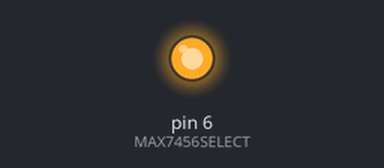
This sketch was run on a simulated Arduino Uno, built with avr-gcc and run on an emulated ATmega328P. On the bench: output pins drawn as LEDs (lit = HIGH). Pins used as bus, display or sensor lines are not drawn.

Above: at 1.0 s.
Timing chart, 0 to 2.5 s (numbered marks = the images above):
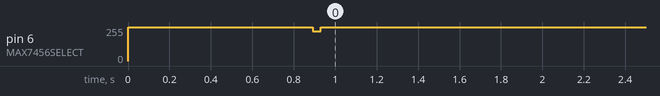

Measured:
- by itself, pin 6 (MAX7456SELECT): 255/255 → 224/255 at 0.89 s, → 255/255 0.04 s later

The sketch:

MY_STATIC_OSD_V1.0.ino
```cpp
/*
  Program     : MY_STATIC_OSD.INO
  Version     : V1.0
  Date        : 12th Jan 2020
  Creator     : Stephen McBain M5SJM
  Description : This code will add simple text as an overlay using the minimOSD module or MAX7456OSD Module. Based on the sketch in CQ-DATV ed.12.
*/

#include "MAX7456OSD.H"                   // Register names for MAX7456 device

// MAX7456 SPI pins
#define DATAOUT 		11	  // MOSI
#define DATAIN 			12	  // MISO
#define SPICLOCK 		13	  // SCK
#define MAX7456SELECT 		6         // SS
#define MAX7456RESET 		10
int callshow = 0;
int textshown = 1;

//Edit the below lines to change text times 1 and 2
const char *line1 = "callsign - name - locator";
const char *line2 = "2m TalkBack 144.750MHz";
int largecall = 1;
int sixdigitcall = 0;
int callshowtime = 10000;

//--------------------------------------------------------------------------------------------
void setup()
{
  byte spi_junk;
  int x;
  int i;

  pinMode(MAX7456RESET,OUTPUT);
  digitalWrite(MAX7456RESET,HIGH);

  pinMode(MAX7456SELECT,OUTPUT);
  digitalWrite(MAX7456SELECT,HIGH);  		// Disable device

  pinMode(DATAOUT, OUTPUT);
  pinMode(DATAIN, INPUT);
  pinMode(SPICLOCK,OUTPUT);

  // SPCR = 01010000
  //interrupt disabled,spi enabled,msb 1st,master,clk low when idle,
  //sample on leading edge of clk,system clock/4 rate (4 meg)
  SPCR = (1<<SPE)|(1<<MSTR);
  spi_junk=SPSR;
  spi_junk=SPDR;
  delay(250);

  // Force soft reset on Max7456
  digitalWrite(MAX7456SELECT,LOW);
  spi_transfer(VM0_reg);
  spi_transfer(MAX7456_RESET);
  digitalWrite(MAX7456SELECT,HIGH);
  delay(500);

  // Set all rows to same character white level, 90%
  digitalWrite(MAX7456SELECT,LOW);
  for (x = 0; x < MAX_screen_rows; x++)
  {
    spi_transfer(x + 0x10);
    spi_transfer(WHITE_level_90);
  }

  // Make sure the Max7456 is enabled
  spi_transfer(VM0_reg);
  spi_transfer(VERTICAL_SYNC_NEXT_VSYNC|OSD_ENABLE|VIDEO_MODE_PAL);
  digitalWrite(MAX7456SELECT,HIGH);
  delay(100);
}

//-------------------------------------------------------------------------------------------- ASCII Table Conversion

void Max7456()
{
  if(textshown == 0)
  {
    OSD_Clear();
    OSD_write_to_screen(line1, 2, 1, 0, 0);
    OSD_write_to_screen(line2, 2, 2, 0, 0);
    textshown = 1;
  }
  if(largecall == 1)
  {
    if(callshow == 0)
    {
      OSD_Clear();
      OSD_write_to_screen(line1, 2, 1, 0, 0);
      OSD_write_to_screen(line2, 2, 2, 0, 0);
      Callsign(); // Write out message for non ASCII Characters
      callshow = 1;
      textshown = 0;
    }
  } else {
   textshown = 0;
  }
  spi_transfer(VM0_reg);
  spi_transfer(VERTICAL_SYNC_NEXT_VSYNC|OSD_ENABLE|SYNC_MODE_AUTO);
  digitalWrite(MAX7456SELECT,HIGH);
}
byte convert_ascii (int character)
{
// ASCII Lookup table

 byte lookup_char;

  if (character == 32)
    lookup_char = 0x00; // blank space
  else if (character == 48)
    lookup_char = 0x0a; // 0
  else if ((character > 48) && (character < 58))
    lookup_char = (character - 48); // 1-9
  else if ((character > 64) && (character < 91))
    lookup_char = (character - 54); // A-Z
  else if ((character > 96) && (character < 123))
    lookup_char = (character - 60); // a-z
  else if (character == 34)
    lookup_char = 0x48; // "
  else if (character == 39)
    lookup_char = 0x46; // '
  else if (character == 40)
    lookup_char = 0x3f; // (
  else if (character == 41)
    lookup_char = 0x40; // )
  else if (character == 44)
    lookup_char = 0x45; // ,
  else if (character == 45)
    lookup_char = 0x49; // -
  else if (character == 46)
    lookup_char = 0x41; // .
  else if (character == 47)
    lookup_char = 0x47; // /
  else if (character == 58)
    lookup_char = 0x44; // :
  else if (character == 59)
    lookup_char = 0x43; // ;
  else if (character == 60)
    lookup_char = 0x4a; // <
  else if (character == 62)
    lookup_char = 0x4b; // >
  else if (character == 63)
    lookup_char = 0x42; // ?
  else if (character == 64)
    lookup_char = 0x4c; // @
  else
    lookup_char = 0x00; // out of range, blank space

 return (lookup_char);
}

//-------------------------------------------------------------------------------------------- Clear Captions

void OSD_Clear()
{
  digitalWrite(MAX7456SELECT,LOW);
  spi_transfer(DMM_reg);
  spi_transfer(CLEAR_display);
  digitalWrite(MAX7456SELECT,HIGH);
}

// ============================================================ Write Text string to screen
// Text, X & Y,Blink,Invert

void OSD_write_to_screen(const char s[], byte x, byte y, byte blink, byte invert)
{

  unsigned int linepos;
  byte local_count;
  byte settings, char_address_hi, char_address_lo;
  byte screen_char;

  local_count = 0;

  char_address_hi = 0;
  char_address_lo = 0;

  // convert X,Y to line position
  linepos = y*30+x;

  // divide in to hi & lo byte
  char_address_hi = linepos >> 8;
  char_address_lo = linepos;

  settings = B00000001;

  // set blink bit
  if (blink) {
    settings |= (1 << 4);	 // forces nth bit of x to be 1.  all other bits left alone.
  }
  // set invert bit
  if (invert){
    settings |= (1 << 3);	 // forces nth bit of x to be 1.  all other bits left alone.
  }

  digitalWrite(MAX7456SELECT,LOW);

  spi_transfer(DMM_reg);         //dmm
  spi_transfer(settings);

  spi_transfer(DMAH_reg);        // set start address high
  spi_transfer(char_address_hi);

  spi_transfer(DMAL_reg);       // set start address low
  spi_transfer(char_address_lo);

  while(s[local_count]!='\0')   // write out full screen
  {
    screen_char = s[local_count];
    screen_char= convert_ascii(screen_char);
    spi_transfer(DMDI_reg);
    spi_transfer(screen_char);
    local_count++;
  }

  spi_transfer(DMDI_reg);
  spi_transfer(END_string);

  spi_transfer(VM0_reg); // turn on screen next vertical.
  spi_transfer(ENABLE_display_vert);
  digitalWrite(MAX7456SELECT,HIGH);

  }

// -------------------------------------------------------------------------------------------- Print MAX7456 NVRAM Character from Hex code
// First byte is the HEX code, X Position, Y Position, Blink Char, Invert Char
// Example: -
//
//                  printMax7456Char(0xF9,5,6,0,0);    // Speaker Icon


void printMax7456Char(const byte address, byte x, byte y, byte blink, byte inv)
{
	byte ad = address;
	OSD_printchrs(&ad,1,x,y,blink,inv);
}

void OSD_printchrs(byte chars[],byte size, byte x, byte y, byte blink, byte invert)
{

  unsigned int linepos;
  byte local_count;
  byte settings, char_address_hi, char_address_lo;
  byte screen_char;
  byte currentCharMax7456;

  local_count = 0;

  char_address_hi = 0;
  char_address_lo = 0;

  // convert X,Y to line position
  linepos = y*30+x;

  // divide in to hi & lo byte
  char_address_hi = linepos >> 8;
  char_address_lo = linepos;

  settings = B00000001;

  // set blink bit
  if (blink) {
    settings |= (1 << 4);	                 // forces nth bit of x to be 1.  all other bits left alone.
  }
  // set invert bit
  if (invert){
    settings |= (1 << 3);	                // forces nth bit of x to be 1.  all other bits left alone.
  }

  digitalWrite(MAX7456SELECT,LOW);

  spi_transfer(DMM_reg);                       //dmm
  spi_transfer(settings);

  spi_transfer(DMAH_reg);                      // set start address high
  spi_transfer(char_address_hi);

  spi_transfer(DMAL_reg);                     // set start address low
  spi_transfer(char_address_lo);

  for(int i = 0; i < size ; i++)
  {
    currentCharMax7456 = chars[i];
    spi_transfer(DMDI_reg);
    spi_transfer(currentCharMax7456);
  }

  spi_transfer(DMDI_reg);
  spi_transfer(END_string);

  spi_transfer(VM0_reg);                       // turn on screen next vertical.
  spi_transfer(ENABLE_display_vert);
  digitalWrite(MAX7456SELECT,HIGH);
  }

//--------------------------------------------------------------------------------------------

void spi_writereg(byte r, byte d) {
  spi_transfer(r);
  spi_transfer(d);
}

//--------------------------------------------------------------------------------------------

byte spi_transfer(volatile byte data)
{
  SPDR = data;			  // Start the transmission
  while (!(SPSR & (1<<SPIF)))     // Wait for the end of transmission
  {
  };
  return SPDR;			  // return the received byte
}


//--------------------------------------------------------------------------------------------
// These characters have no ASCII equivalent.
// Use the MAX7456charwizard.Jar Software to get the Hex code for the character you require

void Callsign()
{
  //1st digit
   printMax7456Char(0x78,1,3,0,0);      // 2L1
   printMax7456Char(0x79,2,3,0,0);      // 2L1
   printMax7456Char(0x7A,3,3,0,0);      // 2L1
   printMax7456Char(0x7B,4,3,0,0);      // 2L1

   printMax7456Char(0x88,1,4,0,0);      // 2L2
   printMax7456Char(0x89,2,4,0,0);      // 2L2
   printMax7456Char(0x8A,3,4,0,0);      // 2L2
   printMax7456Char(0x8B,4,4,0,0);      // 2L2

   printMax7456Char(0x98,1,5,0,0);      // 2L3
   printMax7456Char(0x99,2,5,0,0);      // 2L3
   printMax7456Char(0x9A,3,5,0,0);      // 2L3
   printMax7456Char(0x9B,4,5,0,0);      // 2L3

   printMax7456Char(0xA8,1,6,0,0);      // 2L4
   printMax7456Char(0xA9,2,6,0,0);      // 2L4
   printMax7456Char(0xAA,3,6,0,0);      // 2L4
   printMax7456Char(0xAB,4,6,0,0);      // 2L4

   //2nd digit
   printMax7456Char(0x7C,6,3,0,0);      // EL1
   printMax7456Char(0x7D,7,3,0,0);      // EL1
   printMax7456Char(0x7E,8,3,0,0);      // EL1
   printMax7456Char(0x7F,9,3,0,0);     // EL1

   printMax7456Char(0x8C,6,4,0,0);      // EL2
   printMax7456Char(0x8D,7,4,0,0);      // EL2
   printMax7456Char(0x8E,8,4,0,0);      // EL2
   printMax7456Char(0x8F,9,4,0,0);     // EL2

   printMax7456Char(0x9C,6,5,0,0);      // EL3
   printMax7456Char(0x9D,7,5,0,0);      // EL3
   printMax7456Char(0x9E,8,5,0,0);      // EL3
   printMax7456Char(0x9F,9,5,0,0);     // EL3

   printMax7456Char(0xAC,6,6,0,0);      // EL4
   printMax7456Char(0xAD,7,6,0,0);      // EL4
   printMax7456Char(0xAE,8,6,0,0);      // EL4
   printMax7456Char(0xAF,9,6,0,0);     // EL4

   //3rd digit
   printMax7456Char(0xB0,11,3,0,0);     // 0L1
   printMax7456Char(0xB1,12,3,0,0);     // 0L1
   printMax7456Char(0xB2,13,3,0,0);     // 0L1
   printMax7456Char(0xB3,14,3,0,0);     // 0L1

   printMax7456Char(0xC0,11,4,0,0);     // 0L2
   printMax7456Char(0xC1,12,4,0,0);     // 0L2
   printMax7456Char(0xC2,13,4,0,0);     // 0L2
   printMax7456Char(0xC3,14,4,0,0);     // 0L2

   printMax7456Char(0xD0,11,5,0,0);     // 0L3
   printMax7456Char(0xD1,12,5,0,0);     // 0L3
   printMax7456Char(0xD2,13,5,0,0);     // 0L3
   printMax7456Char(0xD3,14,5,0,0);     // 0L3

   printMax7456Char(0xE0,11,6,0,0);     // 0L4
   printMax7456Char(0xE1,12,6,0,0);     // 0L4
   printMax7456Char(0xE2,13,6,0,0);     // 0L4
   printMax7456Char(0xE3,14,6,0,0);     // 0L4

   //4th digit
   printMax7456Char(0xB4,16,3,0,0);     // SL1
   printMax7456Char(0xB5,17,3,0,0);     // SL1
   printMax7456Char(0xB6,18,3,0,0);     // SL1
   printMax7456Char(0xB7,19,3,0,0);     // SL1

   printMax7456Char(0xC4,16,4,0,0);     // SL2
   printMax7456Char(0xC5,17,4,0,0);     // SL2
   printMax7456Char(0xC6,18,4,0,0);     // SL2
   printMax7456Char(0xC7,19,4,0,0);     // SL2

   printMax7456Char(0xD4,16,5,0,0);     // SL3
   printMax7456Char(0xD5,17,5,0,0);     // SL3
   printMax7456Char(0xD6,18,5,0,0);     // SL3
   printMax7456Char(0xD7,19,5,0,0);     // SL3

   printMax7456Char(0xE4,16,6,0,0);     // SL4
   printMax7456Char(0xE5,17,6,0,0);     // SL4
   printMax7456Char(0xE6,18,6,0,0);     // SL4
   printMax7456Char(0xE7,19,6,0,0);     // SL4

  //5th digit
   printMax7456Char(0xB8,21,3,0,0);      // 2L1
   printMax7456Char(0xB9,22,3,0,0);      // 2L1
   printMax7456Char(0xBA,23,3,0,0);      // 2L1
   printMax7456Char(0xBB,24,3,0,0);      // 2L1

   printMax7456Char(0xC8,21,4,0,0);      // 2L2
   printMax7456Char(0xC9,22,4,0,0);      // 2L2
   printMax7456Char(0xCA,23,4,0,0);      // 2L2
   printMax7456Char(0xCB,24,4,0,0);      // 2L2

   printMax7456Char(0xD8,21,5,0,0);      // 2L3
   printMax7456Char(0xD9,22,5,0,0);      // 2L3
   printMax7456Char(0xDA,23,5,0,0);      // 2L3
   printMax7456Char(0xDB,24,5,0,0);      // 2L3

   printMax7456Char(0xE8,21,6,0,0);      // 2L4
   printMax7456Char(0xE9,22,6,0,0);      // 2L4
   printMax7456Char(0xEA,23,6,0,0);      // 2L4
   printMax7456Char(0xEB,24,6,0,0);      // 2L4

  // 6th digit
   if (sixdigitcall == 1){
   printMax7456Char(0xBC,26,3,0,0);     // ML1
   printMax7456Char(0xBD,27,3,0,0);     // ML1
   printMax7456Char(0xBE,28,3,0,0);     // ML1
   printMax7456Char(0xBF,29,3,0,0);     // ML1

   printMax7456Char(0xCC,26,4,0,0);     // ML2
   printMax7456Char(0xCD,27,4,0,0);     // ML2
   printMax7456Char(0xCE,28,4,0,0);     // ML2
   printMax7456Char(0xCF,29,4,0,0);     // ML2

   printMax7456Char(0xDC,26,5,0,0);     // ML3
   printMax7456Char(0xDD,27,5,0,0);     // ML3
   printMax7456Char(0xDE,28,5,0,0);     // ML3
   printMax7456Char(0xDF,29,5,0,0);     // ML3

   printMax7456Char(0xEC,26,6,0,0);     // ML4
   printMax7456Char(0xED,27,6,0,0);     // ML4
   printMax7456Char(0xEE,28,6,0,0);     // ML4
   printMax7456Char(0xEF,29,6,0,0);     // ML4
   }
}

//--------------------------------------------------------------------------------------------
void loop()
{
   Max7456();
   delay(callshowtime);
}
```

MAX7456OSD.H
```cpp
/*
 ==============================================================================================================================
 Defines for the MAX7456 OSD Device.
 Datasheet : http://www.maximintegrated.com/datasheet/index.mvp/id/5516

 20/5/2014 -  Added ROW Brightness Registers

 ===============================================================================================================================
*/

// I/O Pins on Minim OSD
#define DATAOUT 11	        // MOSI
#define DATAIN  12	        // MISO
#define SPICLOCK 13	        // SCK
#define MAX7456SELECT 6         // SS
#define MAX7456RESET 10
#define VSYNC 2                 // PD2 INT0 NOT USED

//MAX7456 opcodes
#define DMM_reg   0x04	        // Datasheet page 28
#define DMAH_reg  0x05          //      "    page 31
#define DMAL_reg  0x06          //      "    page 31
#define DMDI_reg  0x07          //      "    page 32
#define VM0_reg   0x00          //      "    page 25
#define VM1_reg   0x01          //      "    page 26
#define HOS_WRITE_ADDR   0x02   //      "    page 26
#define VOS_WRITE_ADDR   0x03   //      "    page 27

// video mode register 0 bits
#define VIDEO_BUFFER_DISABLE 0x01
#define MAX7456_RESET 0x02
#define VERTICAL_SYNC_NEXT_VSYNC 0x04
#define OSD_ENABLE 0x48		// 16/5/2014
#define SYNC_MODE_AUTO 0x00
#define SYNC_MODE_INTERNAL 0x30
#define SYNC_MODE_EXTERNAL 0x20
#define VIDEO_MODE_PAL 0x40
#define VIDEO_MODE_NTSC 0x00

// video mode register 1 bits
// duty cycle is on_off
#define BLINK_DUTY_CYCLE_50_50 0x00
#define BLINK_DUTY_CYCLE_33_67 0x01
#define BLINK_DUTY_CYCLE_25_75 0x02
#define BLINK_DUTY_CYCLE_75_25 0x03

// Blinking time
#define BLINK_TIME_0 0x00            //  33ms
#define BLINK_TIME_1 0x04            //  67ms
#define BLINK_TIME_2 0x08            // 100ms
#define BLINK_TIME_3 0x0C            // 133ms

// Character white level
#define WHITE_level_80 0x03
#define WHITE_level_90 0x02
#define WHITE_level_100 0x01
#define WHITE_level_120 0x00

// Background mode brightness (as a percentage)
#define BACKGROUND_BRIGHTNESS_0 0x00
#define BACKGROUND_BRIGHTNESS_7 0x01
#define BACKGROUND_BRIGHTNESS_14 0x02
#define BACKGROUND_BRIGHTNESS_21 0x03
#define BACKGROUND_BRIGHTNESS_28 0x04
#define BACKGROUND_BRIGHTNESS_35 0x05
#define BACKGROUND_BRIGHTNESS_42 0x06
#define BACKGROUND_BRIGHTNESS_49 0x07

#define BACKGROUND_NONE 0x00
#define BACKGROUND_MODE_GRAY 0x80

#define MAX7456_RB0_R   0x90    // Row 0 Brightness read
#define MAX7456_RB0_W   0x10    // Row 0 Brightness write
#define MAX7456_RB1_R   0x91    // Row 1 Brightness read
#define MAX7456_RB1_W   0x11    // Row 1 Brightness write
#define MAX7456_RB2_R   0x92    // Row 2 Brightness read
#define MAX7456_RB2_W   0x12    // Row 2 Brightness write
#define MAX7456_RB3_R   0x93    // Row 3 Brightness read
#define MAX7456_RB3_W   0x13    // Row 3 Brightness write
#define MAX7456_RB4_R   0x94    // Row 4 Brightness read
#define MAX7456_RB4_W   0x14    // Row 4 Brightness write
#define MAX7456_RB5_R   0x95    // Row 5 Brightness read
#define MAX7456_RB5_W   0x15    // Row 5 Brightness write
#define MAX7456_RB6_R   0x96    // Row 6 Brightness read
#define MAX7456_RB6_W   0x16    // Row 6 Brightness write
#define MAX7456_RB7_R   0x97    // Row 7 Brightness read
#define MAX7456_RB7_W   0x17    // Row 7 Brightness write
#define MAX7456_RB8_R   0x98    // Row 8 Brightness read
#define MAX7456_RB8_W   0x18    // Row 8 Brightness write
#define MAX7456_RB9_R   0x99    // Row 9 Brightness read
#define MAX7456_RB9_W   0x19    // Row 9 Brightness write
#define MAX7456_RB10_R  0x9A    // Row 10 Brightness read
#define MAX7456_RB10_W  0x1A    // Row 10 Brightness write
#define MAX7456_RB11_R  0x9B    // Row 11 Brightness read
#define MAX7456_RB11_W  0x1B    // Row 11 Brightness write
#define MAX7456_RB12_R  0x9C    // Row 12 Brightness read
#define MAX7456_RB12_W  0x1C    // Row 12 Brightness write
#define MAX7456_RB13_R  0x9D    // Row 13 Brightness read
#define MAX7456_RB13_W  0x1D    // Row 13 Brightness write
#define MAX7456_RB14_R  0x9E    // Row 14 Brightness read
#define MAX7456_RB14_W  0x1E    // Row 14 Brightness write
#define MAX7456_RB15_R  0x9F    // Row 15 Brightness read
#define MAX7456_RB15_W  0x1F    // Row 15 Brightness write


//MAX7456 commands
#define CLEAR_display 0x04
#define CLEAR_display_vert 0x06
#define END_string 0xff
#define MAX7456_STAT_R  0xA0      // Status read

// Uncomment For NTSC
//#define ENABLE_display 0x08
//#define ENABLE_display_vert 0x0c
//#define MAX7456_reset 0x02
//#define DISABLE_display 0x00

// with PAL all VM0_reg commands need bit 6 set
#define ENABLE_display 0x48
#define ENABLE_display_vert 0x4c
#define MAX7456_reset 0x42
#define DISABLE_display 0x40

// Uncomment for NTSC
//#define MAX_screen_size 390
//#define MAX_screen_rows 13

// PAL screen dimensions
#define MAX_screen_size 480
#define MAX_screen_rows 16
int CURSOR_X_MIN =0;
int CURSOR_X_MAX =29;
int CURSOR_Y_MIN =0;
int CURSOR_Y_MAX =12;
```
